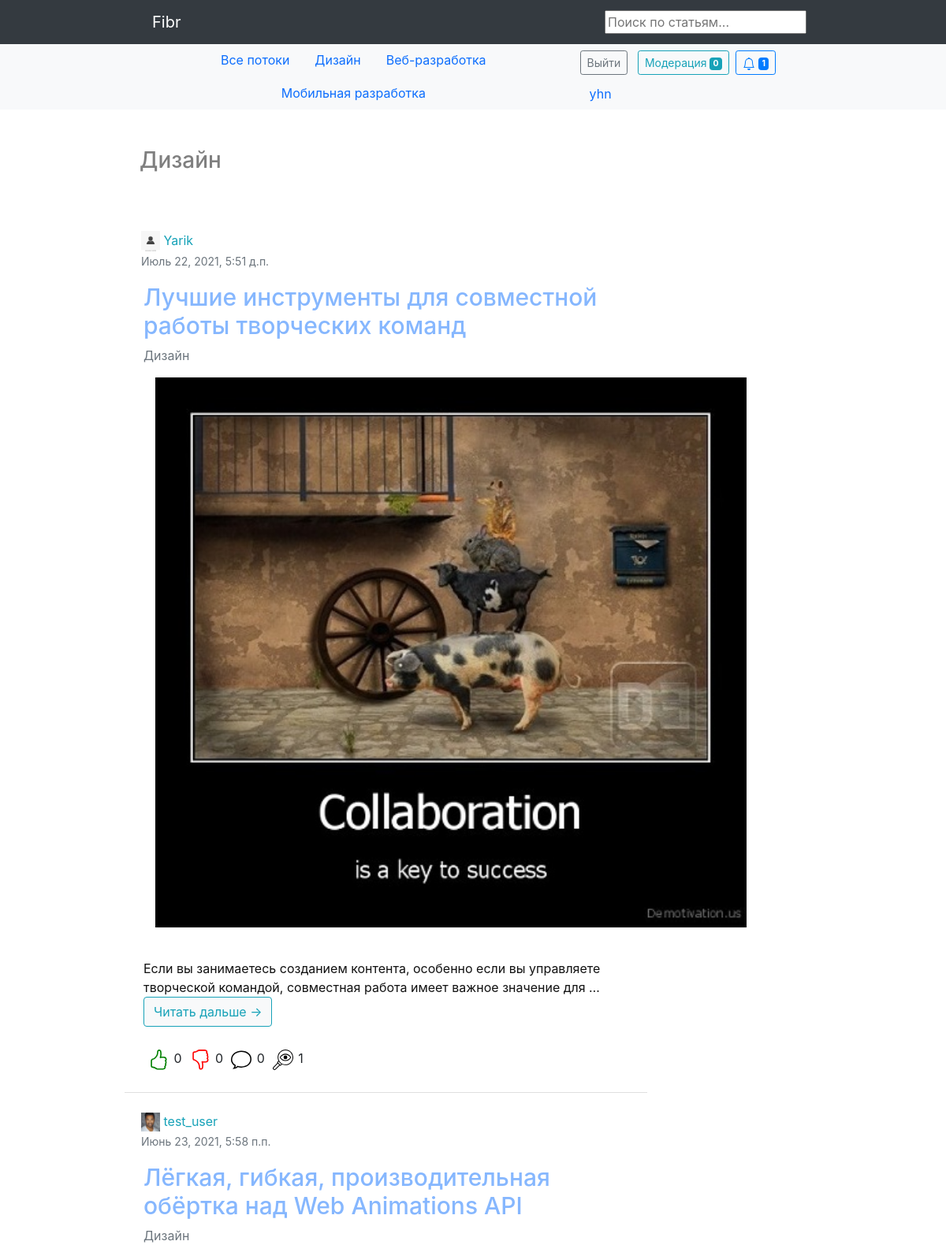
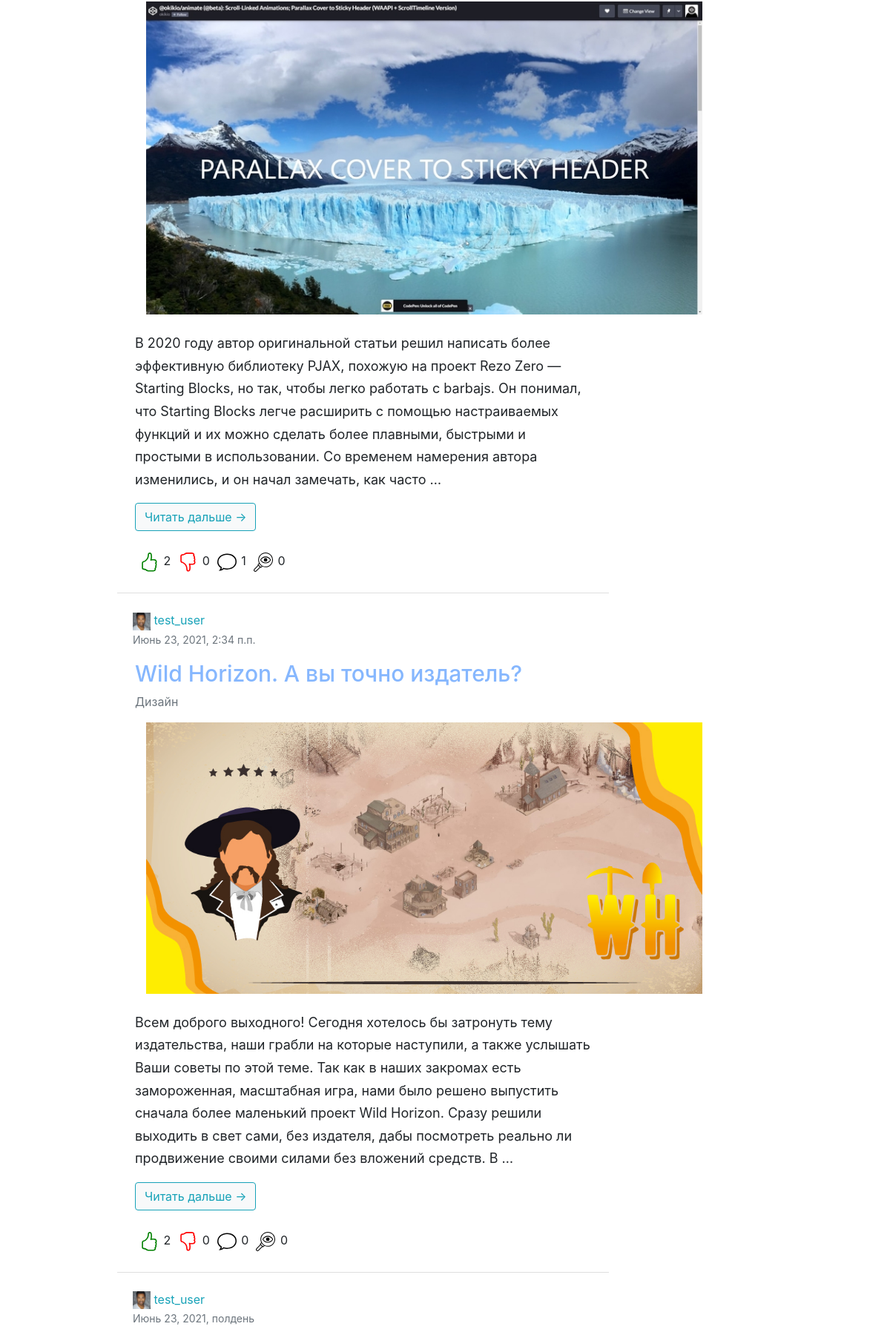
/hub/43/ (signed in, upper part), run on the app's committed database (2 pictures, top to bottom).
### hub/models.py (models this page shows)
class Topic(models.Model):
    name = models.CharField(max_length=64)
    short_description = models.TextField(blank=True)
    class Meta:
        verbose_name = 'Тематика'
        verbose_name_plural = 'Тематики'
    def __str__(self):
        return self.name

### authapp/models.py (models this page shows, shortened)
class User(AbstractUser):
    image = models.ImageField(upload_to='users_avatars', blank=True, default='users_avatars/default.jpg')
    birthday = models.DateField(blank=True, null=True)
    is_moderator = models.BooleanField(default=False)
    is_blocked = models.BooleanField(default=False)
    blocked_time = models.DateTimeField(default=timezone.now)
    def __str__(self):
        return self.username

### article/models.py (models this page shows, shortened)
class Article(models.Model):
    user = models.ForeignKey(User, on_delete=models.CASCADE)
    topic = models.ForeignKey(Topic, on_delete=models.CASCADE, verbose_name='Раздел')
    title = models.CharField(max_length=64, unique=True, verbose_name='Название')
    content = models.TextField(blank=True, verbose_name='Статья')
    image = models.ImageField(upload_to='article_images', blank=True, verbose_name='Фото')
    is_active = models.BooleanField(default=True, verbose_name='Активна', db_index=True)
    is_published = models.BooleanField(default=False, verbose_name='Опубликовать', db_index=True)
    is_moderated = models.BooleanField(default=False, verbose_name='На модерацию', db_index=True)
    created_at = models.DateTimeField(auto_now_add=True)
    updated_at = models.DateTimeField(auto_now=True)
    moderate_comment = models.TextField(blank=True, verbose_name='Замечания модератора')
    class Meta:
        verbose_name = 'Статья'
        verbose_name_plural = 'Статьи'
    @staticmethod
    def get_articles():
        return Article.objects.filter(is_active=True, is_published=True)
    @staticmethod
    def get_moderated_articles():
        return Article.objects.filter(is_active=True, is_moderated=True)
    def get_total_likes(self):
        likes = Like.objects.filter(article=self, is_liked=True, is_for_comment=False)
        return len(likes)
    def get_total_dislikes(self):
        likes = Like.objects.filter(article=self, is_disliked=True, is_for_comment=False)
        return len(likes)
    def get_total_comments(self):
        comments = Comment.objects.filter(article=self)
        return len(comments)
    def get_total_views(self):
        article_views = ArticlesViews.objects.filter(article=self)
        return len(article_views)

### hub/views.py (the view)
# urls.py: path('<int:pk>/', hub.TopicView.as_view(), name='topic')
class TopicView(DetailView):
    model = Topic
    template_name = 'hub/hub.html'
    def get_context_data(self, **kwargs):
        context = super().get_context_data(**kwargs)
        context['articles'] = Article.get_articles().filter(topic=self.kwargs.get('pk')).order_by('-created_at')
        return context

### context_processor.py (called while the page is built)
def topic_list(request):
    return {"topic_list": Topic.objects.all()}

def moderated_article_count(request):
    return {'moderated_articles_count': Article.get_moderated_articles().count()}

### notification/models.py (called while the page is built)
    @staticmethod
    def total_count(user_pk):
        return Notification.objects.filter(user=user_pk).count()

    @staticmethod
    def total_unread_count(user_pk):
        return Notification.objects.filter(user=user_pk, read=False).count()

    @staticmethod
    def get_unread(user_pk):
        return Notification.objects.filter(user=user_pk, read=False).order_by('-created_at')

    @classmethod
    def get_new_comments_articles(cls, user):
        return Article.objects.filter(user=user).annotate(
            num_notices=Count('notification', filter=Q(notification__type_of=cls.NEW_COMMENT) & Q(
                notification__read=False))) \
            .filter(num_notices__gt=0).order_by('-num_notices')

    @classmethod
    def get_new_comments_reply(cls, user):
        return Comment.objects.filter(user=user).annotate(
            num_notices=Count('notification', filter=Q(notification__type_of=cls.COMMENT_REPLY) & Q(
                notification__read=False))) \
            .filter(num_notices__gt=0).order_by('-num_notices')

    @classmethod
    def get_new_liked_articles(cls, user):
        return Article.objects.filter(user=user).annotate(
            num_likes=Count('notification',
                            filter=Q(notification__type_of=cls.LIKE) & Q(notification__read=False))) \
            .filter(num_likes__gt=0).order_by('-num_likes')

    @classmethod
    def get_new_disliked_articles(cls, user):
        return Article.objects.filter(user=user).annotate(
            num_dislikes=Count('notification',
                               filter=Q(notification__type_of=cls.DISLIKE) & Q(notification__read=False))) \
            .filter(num_dislikes__gt=0).order_by('-num_dislikes')

    @classmethod
    def get_new_liked_comments(cls, user):
        return Comment.objects.filter(user=user).annotate(
            num_likes=Count('notification',
                            filter=Q(notification__type_of=cls.COMMENT_LIKE) & Q(notification__read=False))) \
            .filter(num_likes__gt=0).order_by('-num_likes')

### hub/templates/hub/hub.html (shortened to what this page needs)
{% extends 'hub/base.html' %}
{% load static %}
{% block content %}
<section>
    <div class="container w-75 p-2">
        <ul class="list-group list-group-flush w-75">
            {% for article in articles %}
            <li class="list-group-item p-4">
                <div class="row">
                    <header class="accordion-header">
                        <a href="{% url 'auth:user_info' article.user.pk %}" class="text-info" title="Автор публикации"
                            style="text-decoration: none;">
                            <img src="{{ article.user.image.url }}" width="24" height="24" class="img-fluid" alt="img">
                            <span class="text">{{ article.user }}</span>
                        </a>
                        <p class="timelist text-muted"><small> {{ article.created_at }}</small></p>
                    </header>
                    <div class="col-sm-12">
                        <a href="{% url 'article:article' article.pk %}" class="card-title text-decoration-none"
                            style="color: #86b7fe; cursor: pointer">
                            <h1 class="text" style="font-size: 30px;">
                                {{ article.title }}
                            </h1>
                        </a>
                        <p class="text-muted"> {{ article.topic }}
                        </p>
                        <div class="col-sm-4">
                            {% if article.image %}
                            <img src="{{ article.image.url }}" class="img-responsive" alt="img" width="750">
                            {% endif %}
                        </div>
                        <br>
                        <p class="card-text" style="line-height: 1.70;font-size: 18px;overflow-wrap: break-word;">
                            {{ article.content|safe|truncatewords:60 }}</p>
                        <a class="text-decoration-none" href="{% url 'article:article' article.pk %}">
                            <button type="button" class="btn bg-light btn-outline-info"> Читать дальше →
                            </button>
                        </a>
                        <div class="d-flex justify-content-lg-start mt-4">
                            <div class="m-1">
                                {{ article.get_total_likes }}</div>
                            <div class="m-1">
                                {{ article.get_total_dislikes }}</div>
                            <div class="m-1">
                                {{ article.get_total_comments }}</div>
                            <div class="m-1">
                                {{ article.get_total_views }}</div>
                        </div>
                    </div>
                </div>
            </li>
            {% endfor %}
        </ul>
    </div>
</section>
{% endblock %}

### hub/templates/hub/base.html (shortened to what this page needs)
{% load static %}
<!DOCTYPE html>
<html lang="en">
<head>
    <link href="{% static 'css/header.css' %}" rel="stylesheet"/>
    {% load bootstrap4 %}
    {% bootstrap_css %}
</head>
<body>
{% include 'mainapp/includes/inc_nav_menu.html' %}
<div class="h3 pt-5 px-lg-3 pb-4 text-black-50">
    <div class="container w-75">
        <h3 class="h3"> {{ object.name }} </h3>
    </div>
</div>
{% block content %} {% endblock %}
</body>
</html>

### mainapp/templates/mainapp/includes/inc_nav_menu.html (shortened to what this page needs)
<nav class="navbar navbar-expand-lg navbar-dark bg-dark">
    <div class="container w-75">
        <a class="navbar-brand px-lg-3" href="/">Fibr</a>
        <form action="{% url 'search:search_result'  %}" method="get">
            <input name="q" type="text" placeholder="Поиск по статьям...">
        </form>
    </div>
</nav>
<nav id="navbar_top" class="navbar-expand-md navbar-light bg-light">
    <div class="container d-flex justify-content-between w-75">
        <ul class="nav justify-content-center">
            <li class="nav-item">
                <a class="nav-link" href="/">Все потоки</a>
            </li>
            {% for topic in topic_list %}
            <li class="nav-item">
                <a class="nav-link" href="{% url 'hub:topic' topic.pk %}">
                    {{ topic.name }}
                </a>
            </li>
            {% endfor %}
        </ul>
        <ul class="nav">
            <li class="nav-item">
                <div class="d-grid gap-2 d-md-block mt-1">
                    {% if user.is_authenticated %}
                    <button class="btn btn-outline-secondary btn-sm my-0 m-1" type="button"
                        onclick="location.href='{% url 'auth:logout' %}'">
                        Выйти
                    </button>
                    {% endif %}
                    {% if user.is_moderator %}
                    <button class="btn btn-outline-info btn-sm my-0 m-1" type="button"
                        onclick="location.href='{% url 'auth:moderation' %}'">
                        Модерация <span class="badge badge-info">{{ moderated_articles_count }}</span>
                    </button>
                    {% endif %}
                    {% include 'notification/includes/inc_notification.html' %}
                </div>
            </li>
            {% if user.is_authenticated %}
            <li class="nav-item">
                <a class="nav-link" href="{% url 'auth:profile' user.pk %}">{{ user.username }}</a>
            </li>
            {% endif %}
        </ul>
    </div>
</nav>

### data on the page
Topic: name "Дизайн"
Topic: name "Веб-разработка"
Topic: name "Мобильная разработка"
User: username "yhn"
Article: user.image (placeholder picture), user "Yarik", created_at "Июль 22, 2021, 5:51 д.п.", title "Лучшие инструменты для совместной работы творческих команд", topic "Дизайн", image (picture), content "Если вы занимаетесь созданием контента, особенно если вы управляете творческой командой, совместная работа имеет важное значение для …", get_total_likes "0", get_total_dislikes "0", get_total_comments "0", get_total_views "1"
Article: user.image (picture), user "test_user", created_at "Июнь 23, 2021, 5:58 п.п.", title "Лёгкая, гибкая, производительная обёртка над Web Animations API", topic "Дизайн", image (picture), content "В 2020 году автор оригинальной статьи решил написать более эффективную библиотеку PJAX, похожую на проект Rezo Zero — Starting Blocks, но так, чтобы легко работать с barbajs. Он понимал, что Starting Blocks легче расширить с помощью настраиваемых функций и их можно сделать более плавными, быстрыми и простыми в использовании. Со временем намерения автора изменились, и он начал замечать, как часто …", get_total_likes "2", get_total_dislikes "0", get_total_comments "1", get_total_views "0"
Article: user.image (picture), user "test_user", created_at "Июнь 23, 2021, 2:34 п.п.", title "Wild Horizon. А вы точно издатель?", topic "Дизайн", image (picture), content "Всем доброго выходного! Сегодня хотелось бы затронуть тему издательства, наши грабли на которые наступили, а также услышать Ваши советы по этой теме. Так как в наших закромах есть замороженная, масштабная игра, нами было решено выпустить сначала более маленький проект Wild Horizon. Сразу решили выходить в свет сами, без издателя, дабы посмотреть реально ли продвижение своими силами без вложений средств. В …", get_total_likes "2", get_total_dislikes "0", get_total_comments "0", get_total_views "0"
Article: user.image (picture), user "test_user", created_at "Июнь 23, 2021, полдень"

### other printed values
{{ moderated_articles_count }} "0"
{{ notice.unread_count }} "1"
